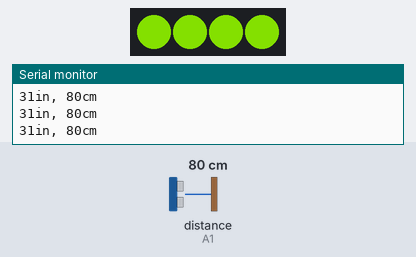
Bench run of a sketch on a simulated Arduino Uno, built with avr-gcc and run on an emulated ATmega328P. Shown: 4 RGB LEDs in strip order, left to right, the last lines printed to the serial monitor. Wiring (inferred from the names in the program): ultrasonic range finder: trigger A0; echo A1. Inputs (shaded band) come from the test bench; at power-on: distance to the obstacle (sensor on A1) 80 cm. The echo pulse lasts 58.3 µs per cm; dim RGB values are drawn brighter than linear.

Above: at 1.2 s.
1.3 s: distance to the obstacle (sensor on A1) set to 4 cm
At 1.33 s:
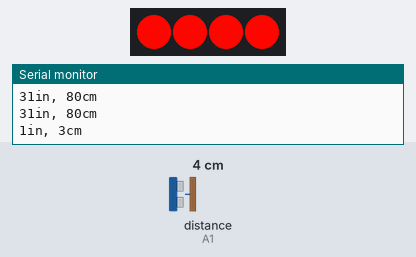
4.3 s: distance to the obstacle (sensor on A1) set to 120 cm
At 4.8 s:
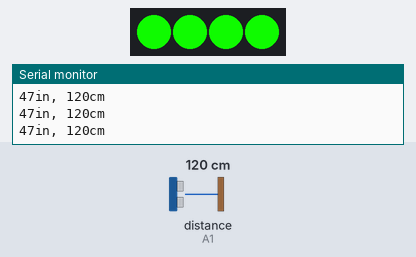
5.8 s: distance to the obstacle (sensor on A1) set to 60 cm
At 7.0 s:
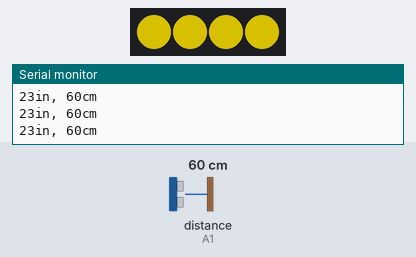
7.3 s: distance to the obstacle (sensor on A1) set to 299 cm
At 8.5 s:
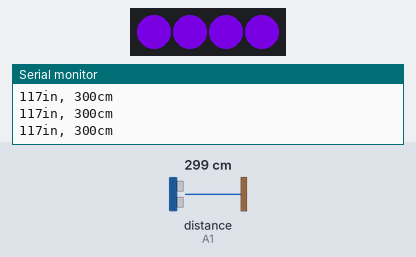
8.8 s: distance to the obstacle (sensor on A1) set to 250 cm
At 9.2 s:
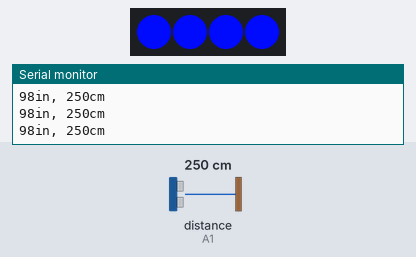
Timing chart, 0 to 11.3 s (numbered marks = the images above; inputs shaded):
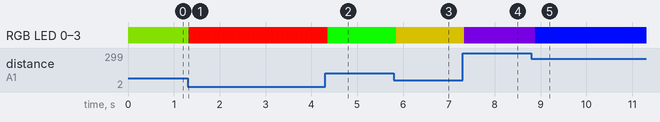

The sketch:

kaderken.ino
```cpp
#include "LPD8806.h"
#include "SPI.h"

// distance
const int trigPin = A0; //Change to pin you use
const int echoPin = A1; //Here too

// leds
int dataPin = A3;
int clockPin = A2;
int lights = 4;
LPD8806 strip = LPD8806(lights, dataPin, clockPin);

void setup() {
 // initialize serial communication:
 Serial.begin(9600);

 // Start up the LED strip
 strip.begin();
 strip.show(); // Update the strip, to start they are all 'off'

 // init
 pinMode(trigPin, OUTPUT);
 pinMode(echoPin, INPUT);
 digitalWrite(trigPin, LOW);
}

void loop()
{
 // establish variables for duration of the ping,
 // and the distance result in inches and centimeters:
 long duration, inches, cm;


 digitalWrite(trigPin, HIGH);
 delayMicroseconds(10);
 digitalWrite(trigPin, LOW);

 duration = pulseIn(echoPin, HIGH);

 // convert the time into a distance
 inches = microsecondsToInches(duration);
 cm = microsecondsToCentimeters(duration);

 Serial.print(inches);
 Serial.print("in, ");
 Serial.print(cm);
 Serial.print("cm");
 Serial.println();

 int x = cm;
 for (int i=0; i < strip.numPixels(); i++) {
      strip.setPixelColor(i, Wheel( cm % 384) );
    }
    strip.show();


 delay(50);
}


uint32_t Wheel(uint16_t WheelPos)
{
  byte r, g, b;
  switch(WheelPos / 128)
  {
    case 0:
      r = 127 - WheelPos % 128; // red down
      g = WheelPos % 128;       // green up
      b = 0;                    // blue off
      break;
    case 1:
      g = 127 - WheelPos % 128; // green down
      b = WheelPos % 128;       // blue up
      r = 0;                    // red off
      break;
    case 2:
      b = 127 - WheelPos % 128; // blue down
      r = WheelPos % 128;       // red up
      g = 0;                    // green off
      break;
  }
  return(strip.Color(r,g,b));
}


long microsecondsToInches(long microseconds)
{
 // According to Parallax's datasheet for the PING))), there are
 // 73.746 microseconds per inch (i.e. sound travels at 1130 feet per
 // second).  This gives the distance travelled by the ping, outbound
 // and return, so we divide by 2 to get the distance of the obstacle.
 // See: http://www.parallax.com/dl/docs/prod/acc/28015-PING-v1.3.pdf
 return microseconds / 74 / 2;
}

long microsecondsToCentimeters(long microseconds)
{
 // The speed of sound is 340 m/s or 29 microseconds per centimeter.
 // The ping travels out and back, so to find the distance of the
 // object we take half of the distance travelled.
 return microseconds / 29 / 2;
}
```

Measured:
- after the input at 1.3 s, RGB LED 0–3: alternates RGB(248, 6, 0) for 0.05 s and RGB(246, 8, 0) for 0.05 s, starting at once
- after the input at 5.8 s, RGB LED 0–3: RGB(14, 240, 0) → RGB(134, 120, 0) after 0.06 s
- after the input at 7.3 s, RGB LED 0–3: RGB(134, 120, 0) → RGB(88, 0, 166) at once
- after the input at 8.8 s, RGB LED 0–3: RGB(88, 0, 166) → RGB(0, 10, 244) after 0.08 s
